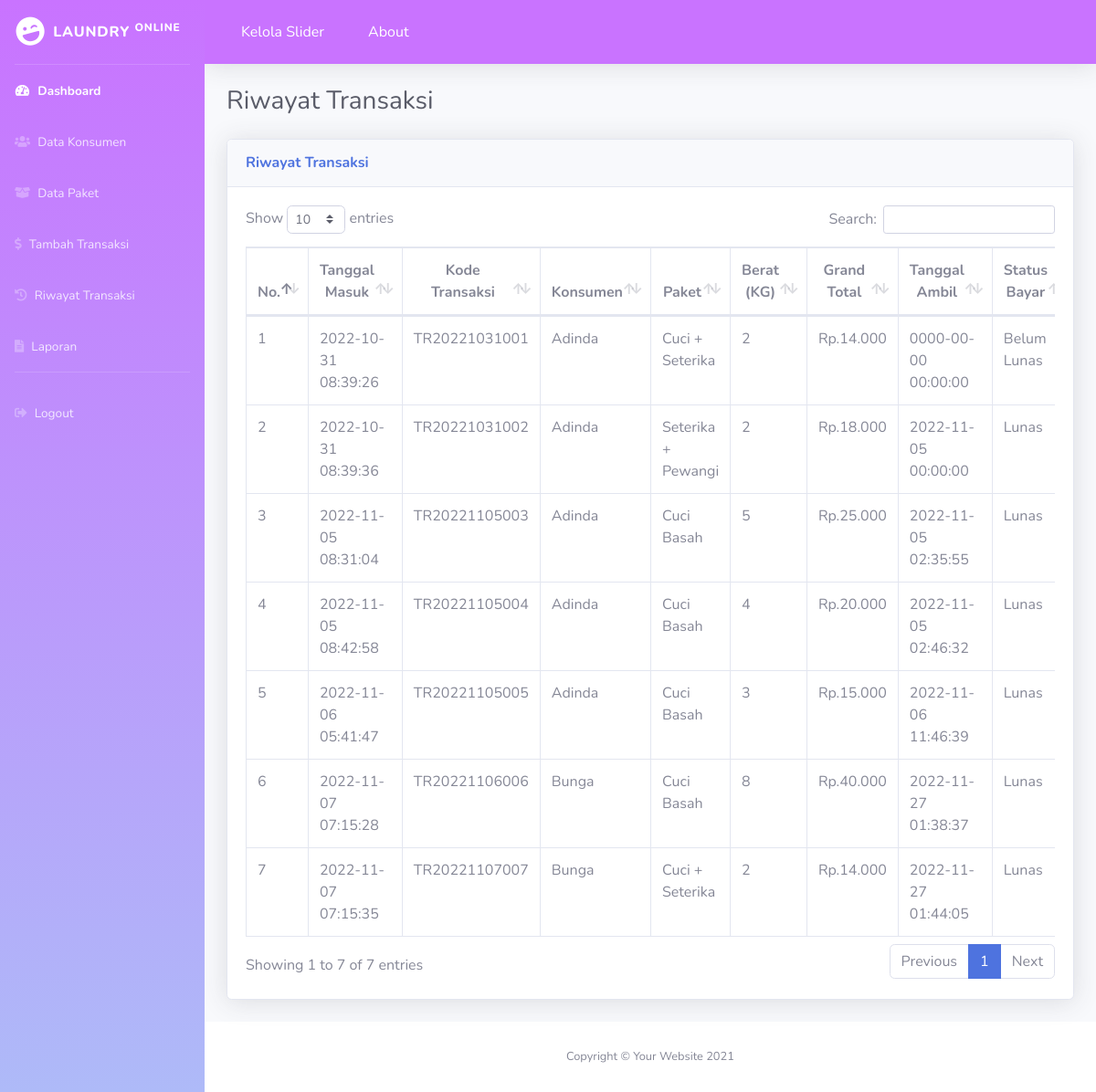
The app's page /index.php/transaksi/riwayat with its own data.
### tables this page shows
CREATE TABLE `transaksi` (
  `kode_transaksi` varchar(20) NOT NULL,
  `kode_konsumen` varchar(12) NOT NULL,
  `kode_paket` varchar(12) NOT NULL,
  `tgl_masuk` datetime NOT NULL,
  `tgl_ambil` datetime NOT NULL,
  `berat` int(10) NOT NULL,
  `grand_total` int(12) NOT NULL,
  `bayar` varchar(20) NOT NULL,
  `status` varchar(20) NOT NULL
);

CREATE TABLE `konsumen` (
  `kode_konsumen` varchar(12) NOT NULL,
  `nama_konsumen` varchar(50) NOT NULL,
  `alamat_konsumen` text NOT NULL,
  `no_telp` varchar(14) NOT NULL
);

CREATE TABLE `paket` (
  `kode_paket` varchar(20) NOT NULL,
  `nama_paket` varchar(50) NOT NULL,
  `harga_paket` varchar(20) NOT NULL
);

### application/controllers/Transaksi.php (called while the page is built, shortened)
<?php
class Transaksi extends CI_Controller
{
    public function riwayat()
    {
        $isi['content'] = 'backend/transaksi/riwayat_transaksi';
        $isi['title']   = 'Riwayat Transaksi';
        $isi['data']    = $this->M_transaksi->getAllRiwayat();
        $this->load->view('backend/dashboard', $isi);
    }
}

### index.php (called while the page is built, shortened)
<?php
require_once BASEPATH.'core/CodeIgniter.php';

### application/models/M_transaksi.php (called while the page is built, shortened)
<?php
class M_transaksi extends CI_Model
{
    public function getAllRiwayat()
    {
        $this->db->select('*');
        $this->db->from('transaksi');
        $this->db->join('konsumen', 'transaksi.kode_konsumen = konsumen.kode_konsumen');
        $this->db->join('paket', 'transaksi.kode_paket = paket.kode_paket');
        return $this->db->get()->result();
    }
}

### application/views/backend/transaksi/riwayat_transaksi.php (the view, shortened to what this page needs)
<!DOCTYPE html>
<html lang="en">
<head>
</head>
<body>
    <div class="container-fluid">
        <h1 class="h3 mb-4 text-gray-800"><?= $title ?></h1>
        <div class="card shadow mb-4">
            <div class="card-header py-3">
                <h6 class="m-0 font-weight-bold text-primary"><?= $title ?></h6>
            </div>
            <div class="card-body">
                <div class="table-responsive">
                    <table class="table table-bordered" id="dataTable" width="100%" cellspacing="0">
                        <thead>
                            <tr>
                                <th class="text-center">No. </th>
                                <th class="text-center">Tanggal Masuk</th>
                                <th class="text-center">Kode Transaksi</th>
                                <th class="text-center">Konsumen</th>
                                <th class="text-center">Paket</th>
                                <th class="text-center">Berat (KG)</th>
                                <th class="text-center">Grand Total</th>
                                <th class="text-center">Tanggal Ambil</th>
                                <th class="text-center">Status Bayar</th>
                            </tr>
                        </thead>
                        <tbody>
                            <?php $no = 1;
                            foreach ($data as $d) : ?>
                                <tr>
                                    <td><?= $no++ ?></td>
                                    <td><?= $d->tgl_masuk ?></td>
                                    <td><?= $d->kode_transaksi ?></td>
                                    <td><?= $d->nama_konsumen ?></td>
                                    <td><?= $d->nama_paket ?></td>
                                    <td><?= $d->berat ?></td>
                                    <td><?= "Rp." . number_format($d->grand_total, 0, '.', '.') ?></td>
                                    <td><?= $d->tgl_ambil ?></td>
                                    <td><?= $d->bayar ?></td>
                                </tr>
                            <?php endforeach; ?>
                        </tbody>
                    </table>
                </div>
            </div>
        </div>
    </div>
</body>
</html>

### records on screen
transaksi: tgl_masuk "2022-10-31 08:39:26", kode_transaksi "TR20221031001", kode_konsumen.nama_konsumen "Adinda", kode_paket.nama_paket "Cuci + Seterika", berat "2", grand_total "14.000", tgl_ambil "0000-00-00 00:00:00", bayar "Belum Lunas"
transaksi: tgl_masuk "2022-10-31 08:39:36", kode_transaksi "TR20221031002", kode_konsumen.nama_konsumen "Adinda", kode_paket.nama_paket "Seterika + Pewangi", berat "2", grand_total "18.000", tgl_ambil "2022-11-05 00:00:00", bayar "Lunas"
transaksi: tgl_masuk "2022-11-05 08:31:04", kode_transaksi "TR20221105003", kode_konsumen.nama_konsumen "Adinda", kode_paket.nama_paket "Cuci Basah", berat "5", grand_total "25.000", tgl_ambil "2022-11-05 02:35:55", bayar "Lunas"
transaksi: tgl_masuk "2022-11-05 08:42:58", kode_transaksi "TR20221105004", kode_konsumen.nama_konsumen "Adinda", kode_paket.nama_paket "Cuci Basah", berat "4", grand_total "20.000", tgl_ambil "2022-11-05 02:46:32", bayar "Lunas"
transaksi: tgl_masuk "2022-11-06 05:41:47", kode_transaksi "TR20221105005", kode_konsumen.nama_konsumen "Adinda", kode_paket.nama_paket "Cuci Basah", berat "3", grand_total "15.000", tgl_ambil "2022-11-06 11:46:39", bayar "Lunas"
transaksi: tgl_masuk "2022-11-07 07:15:28", kode_transaksi "TR20221106006", kode_konsumen.nama_konsumen "Bunga", kode_paket.nama_paket "Cuci Basah", berat "8", grand_total "40.000", tgl_ambil "2022-11-27 01:38:37", bayar "Lunas"
transaksi: tgl_masuk "2022-11-07 07:15:35", kode_transaksi "TR20221107007", kode_konsumen.nama_konsumen "Bunga", kode_paket.nama_paket "Cuci + Seterika", berat "2", grand_total "14.000", tgl_ambil "2022-11-27 01:44:05", bayar "Lunas"

### other values on screen
$title "Riwayat Transaksi"
